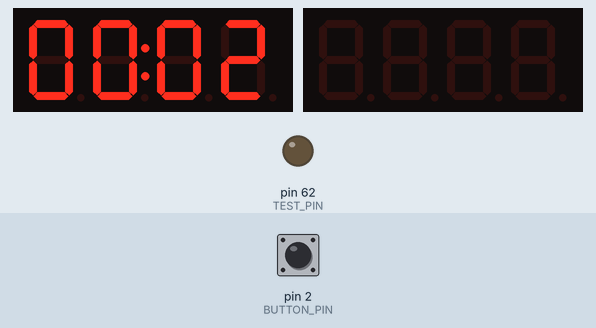
This sketch was run on a simulated Arduino Mega 2560, built with avr-gcc and run on an emulated ATmega2560. Parts: 2 × 4-digit seven-segment display, output pins drawn as LEDs (lit = HIGH). The test bench sets the inputs (shaded band); at power-on: pin 2 (BUTTON_PIN) HIGH. EEPROM starts erased.

Above: at 3.2 s.
3.3 s: pin 2 (BUTTON_PIN) pulled LOW for 0.15 s
At 3.76 s:
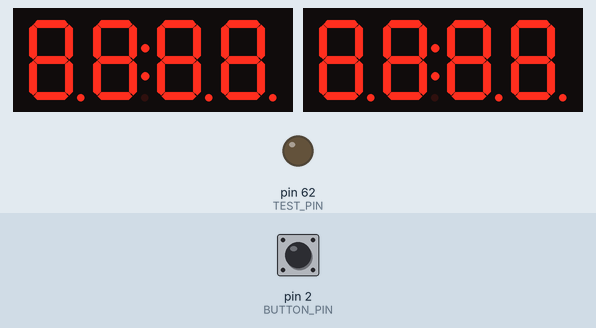
5.3 s: pin 2 (BUTTON_PIN) pulled LOW for 1 s
At 6.9 s:
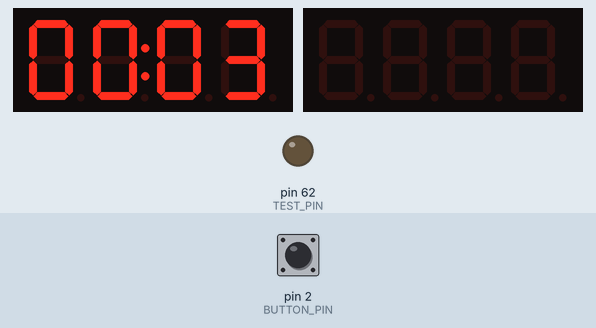
Timing chart, 0 to 8.4 s (numbered marks = the images above; inputs shaded):
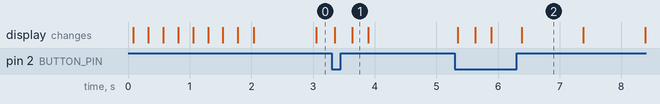

The sketch:

03-tm1637-counter.ino
```cpp
// 10,000 hour desktop counter using arduino mega and 2x tm1637 modules
// Usage: plug in power to start the timer automatically,
// press push button to pause and save data into EEPROM
// Loads stored time from EEPROM after reboot
// **user must save time manually by pausing the timer with the pushbutton before shutting down**

// TODO - brownout detection and automatically save to EEPROM
// currently takes 3.3ms to perform EEPROM write, not sure if that's enough time to perform an analog read
// and write before the MCU goes brown,
// probably look into a coin cell backup with timer for this

#include <Arduino.h>
#include <TM1637Display.h>
#include <EEPROM.h>

#define DEBUG_ENABLED 0

#if DEBUG_ENABLED
  #define debug_println(str) Serial.println(str)
  #define debug_print(str) Serial.print(str)
#else
  #define debug_println(str)
  #define debug_print(str)
#endif
#define TEST_PIN 62

// Module connection pins (Digital Pins)
#define A_CLK 61 // A -Minutes & Seconds
#define A_DIO 60
#define B_CLK 55 // B - Hours
#define B_DIO 54
#define BUTTON_PIN 2
#define DEBOUNCE_DELAY 50
#define BUTTON_PRESSED 1
#define DEBOUNCE_FALSE 0

#define TEST_DELAY 200// tm1637 - The amount of time (in milliseconds) between blinking tests

// Global variables
uint8_t stopwatch_on = 1;
unsigned long SW_PREV_ms = 0; // stopwatch store current millis() time
const long SW_INTERVAL_SECOND = 1000; // interval in ms
// TODO load these from EEPROM
#define SIGNATURE_EEADDR 0
#define EXPECTED_SIGNATURE 0x2A
#define SW_EEADDR_BASE 4
#define MINUTES_EEADDR 8
#define HOURS_EEADDR 12

typedef struct { // initialized to reset values, read from EEPROM at runtime
  uint32_t seconds;
  uint32_t minutes;
  uint32_t hours;
} SW_COUNTER_t;
SW_COUNTER_t stopwatch = { 0, 0, 0}; // Initial values if EEPROM is not set

uint8_t fill[] = { 0xff, 0xff, 0xff, 0xff };
uint8_t blank[] = { 0x00, 0x00, 0x00, 0x00 };
TM1637Display tm1637_minsec(A_CLK, A_DIO);
TM1637Display tm1637_hour(B_CLK, B_DIO);

// Function Decl
int update_button();
int second_has_passed();
int count_dig_return_pos(int x, int y);
void clear_eeprom();
void init_eeprom_struct();
void save_to_eeprom_struct();
void read_eeprom_struct();
void toggle_pin(int x);
void display_blink2();
void display_init_test2();

//////////////////////////////////////////////////////////////

void setup() {
  #if DEBUG_ENABLED
    Serial.begin(9600); Serial.println("Started Serial");
    while (!Serial); // wait until Serial is ready
    clear_eeprom();
  #endif

  // Check and load from EEPROM
  int signature = EEPROM.read(SIGNATURE_EEADDR);
  if (signature != EXPECTED_SIGNATURE) {
    init_eeprom_struct(); // will also write values to eeprom
    debug_println("EEPROM uninitialized, initialized");
  } else {
    read_eeprom_struct();
    debug_print("Loaded HH:MM:SS from EEPROM: "); debug_print(stopwatch.hours); debug_print(":"); debug_print(stopwatch.minutes); debug_print(":"); debug_println(stopwatch.seconds);
  }

  // Setup button as input pullup
  pinMode(BUTTON_PIN, INPUT_PULLUP);
  pinMode(TEST_PIN, OUTPUT);

  debug_println("Starting timer...");

  // Initialize Brightness and Test Displays
  display_init_test2(&tm1637_minsec, &tm1637_hour);
}

//////////////////////////////////////////////////////////////

void loop() {
  // Check for button press
  int buttonPress = update_button();

  if (buttonPress) { // Start/stop timer
    debug_println("Button Press");
    if (stopwatch_on) {
      save_to_eeprom_struct();
    } else {
      second_has_passed(); // set timer currentMillis to zero to start again
    }
    stopwatch_on = !stopwatch_on;
    display_blink2(&tm1637_minsec, &tm1637_hour, 1); update_stopwatch(); // hack to re-display digits
  }

  if (stopwatch_on && second_has_passed()) {

    stopwatch.seconds += 1;
    if (stopwatch.seconds % 60 == 0) {
      stopwatch.minutes += 1;
      if (stopwatch.minutes % 60 == 0) {
        stopwatch.hours += 1;
       if (stopwatch.hours % 10000 == 0) {
          tm1637_minsec.clear();
          while(1) {
            tm1637_minsec.setSegments(blank);
            tm1637_hour.setSegments(blank);
            delay(TEST_DELAY);
            tm1637_minsec.setSegments(fill);
            tm1637_hour.setSegments(fill);
            delay(TEST_DELAY);
          }
        }
      }
    }
    debug_println(stopwatch.seconds);
    update_stopwatch();
  }
}

// Calculate if second has passed
int second_has_passed() {
  unsigned long now = millis();
  if ( now - SW_PREV_ms > SW_INTERVAL_SECOND) {
    // update
    SW_PREV_ms = now;
    return true;
  }
  return false;
}

// Non blocking debounce function that returns 1 on a Unpressed to Pressed transition
// Requires: Button pin as input pullup
int update_button() {
  static int lastButtonState = 1; // unpressed = HIGH
  static unsigned long lastDebounceTime = 0; // overflow is defined for unsigned
  const int debounceDelay = DEBOUNCE_DELAY;
  int buttonState = digitalRead(BUTTON_PIN);
  static int flagDebouncing;

  // Reset/Start debounce timer if state change
  if (!flagDebouncing && buttonState != lastButtonState) {
    // start debounce timer
    lastDebounceTime = millis();
    flagDebouncing = 1;
  }

  // Debounce timer finished, accept current button state
  if ( flagDebouncing && (millis() - lastDebounceTime > debounceDelay)) {
    // Remove thiese
    // lastDebounceTime += millis();
    flagDebouncing = 0;

    if (buttonState != lastButtonState) {
      // Only return button pressed for Unpressed -> Pressed
        if (buttonState == 0) {// low is pressed
          lastButtonState = buttonState; // update for next iteration
          return BUTTON_PRESSED;
        }
    } else {
      lastButtonState = buttonState; // update for next iteration
      return DEBOUNCE_FALSE;
    }
  }
  // Fall through to here if timer is not finished or we are not debouncing
  if (!flagDebouncing) {
    // Update last button state outside of the debounce check when not debouncing
    lastButtonState = buttonState;
  } else {
    // do nothing (wait), since we are debouncing
  }

  return DEBOUNCE_FALSE;
}

/*
**************** EEPROM Functions *****************************
*/
void clear_eeprom() {
    SW_COUNTER_t emptyStruct = { 0, 0, 0};
    EEPROM.put(SIGNATURE_EEADDR, 0); // to use custom initial values
    EEPROM.put(SW_EEADDR_BASE, emptyStruct);
}

void init_eeprom_struct() {
  save_to_eeprom_struct();
  EEPROM.put(SIGNATURE_EEADDR, EXPECTED_SIGNATURE);
}

void read_eeprom_struct() {
  EEPROM.get(SW_EEADDR_BASE, stopwatch); // read struct from start address
}

void save_to_eeprom_struct() {
  // benchmarking: 3.49 ms for (3) x .put commands
  EEPROM.put(SW_EEADDR_BASE, stopwatch);
}
/*
**************** TM1637 and Clock Functions *****************************
*/

// Uses global variables to update clock display
void update_stopwatch() {
  // Update Minutes and Seconds Display
  tm1637_minsec.showNumberDecEx(stopwatch.seconds % 60, 0, true, 2, 2);
  tm1637_minsec.showNumberDecEx(stopwatch.minutes % 60, 1 << 6, true, 2, 0);

  // Update Hours Display
  // leave leading blanks, "1"hr starts at pos 3, "10"hr at pos 2, etc.
  if (stopwatch.hours) {
    int pos = count_dig_return_pos(stopwatch.hours, 3);
    int len = 3 - pos + 1;
    tm1637_hour.showNumberDec(stopwatch.hours, false, len, pos);
  }
}

// Returns starting position for right aligned integer (max position = 3)
int count_dig_return_pos(int num, int startPos)
{
    num /= 10;
    int i = startPos;
    while (num != 0) {
        num /= 10;
        i--;
    }
    return i;
}

/*
**************** TM1637 Display Functions *****************************
*/
void display_init_test2(TM1637Display* pDisplay1, TM1637Display* pDisplay2) {
  pDisplay1->setBrightness(0x0f);
  pDisplay2->setBrightness(0x0f);
  display_blink2(pDisplay1,pDisplay2, 4);
  // On/Off test
}

void display_blink2(TM1637Display* pDisplay1, TM1637Display* pDisplay2, int blinks){
  for (int k = 0; k < blinks; k++) {
    pDisplay1->setSegments(blank);
    pDisplay2->setSegments(blank);
    delay(TEST_DELAY);
    pDisplay2->setSegments(fill);
    pDisplay1->setSegments(fill);
    delay(TEST_DELAY);
  }
  // Leave blank for next write
  pDisplay1->setSegments(blank);
  pDisplay2->setSegments(blank);
}

/*
**************** MISC / DEBUG *****************************
*/
// For scope use
void toggle_pin(int PIN_NO){
  digitalWrite(PIN_NO, !digitalRead(PIN_NO));
}
```

Measured:
- after the input at 5.3 s, the display: first changes after 0.05 s (image 2 shows a later state)
- what the display in image 2 shows lasts 1.0 s, from 6.4 s to 7.4 s
